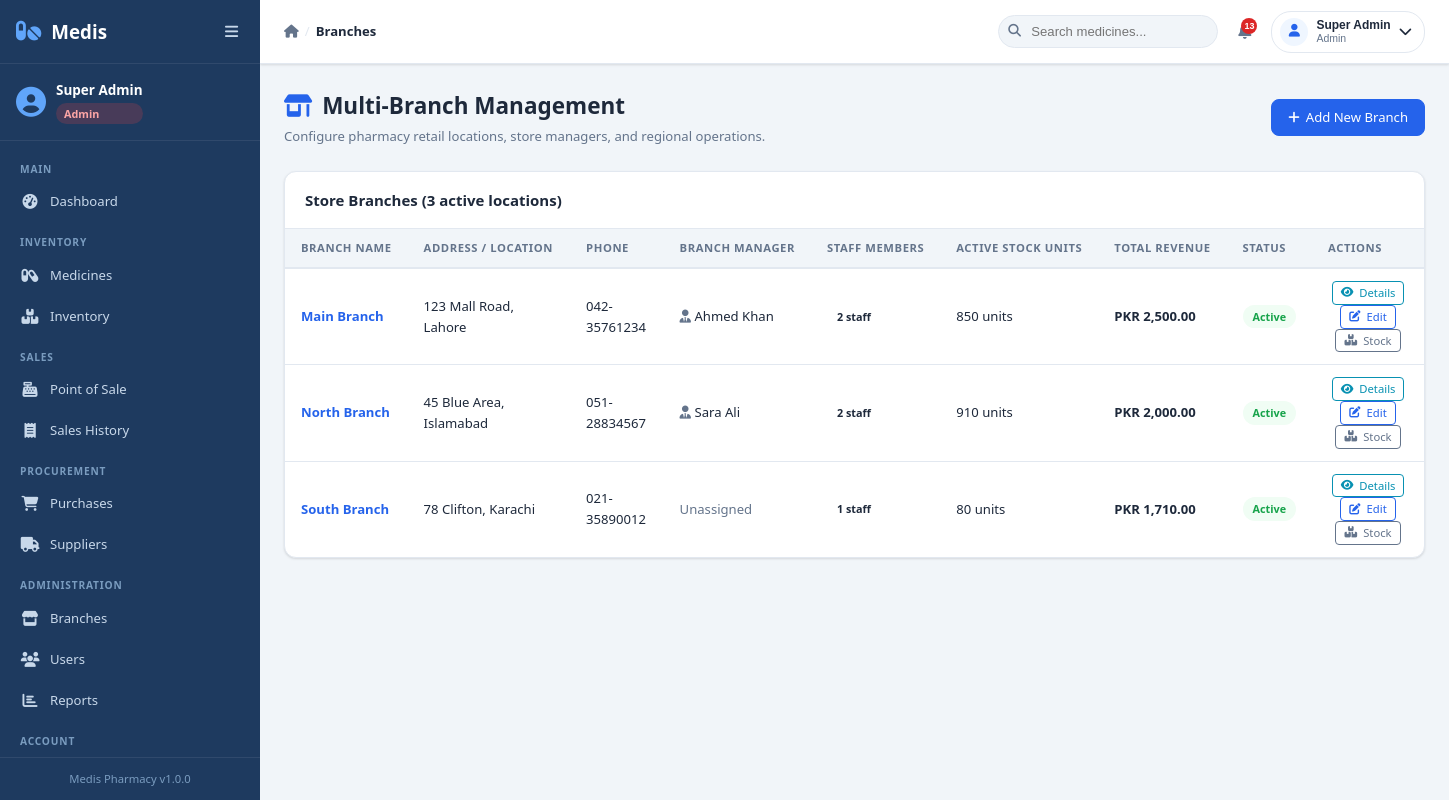
Screenshot of /modules/branches/index.php (signed in) with the database file from the repository.
### tables this page shows
CREATE TABLE branches (
  id INT AUTO_INCREMENT PRIMARY KEY,
  name VARCHAR(100) NOT NULL,
  address TEXT,
  phone VARCHAR(20),
  manager_id INT NULL,
  status ENUM('active','inactive') DEFAULT 'active',
  created_at TIMESTAMP DEFAULT CURRENT_TIMESTAMP,
  updated_at TIMESTAMP DEFAULT CURRENT_TIMESTAMP ON UPDATE CURRENT_TIMESTAMP
);

CREATE TABLE users (
  id INT AUTO_INCREMENT PRIMARY KEY,
  name VARCHAR(100) NOT NULL,
  email VARCHAR(100) UNIQUE NOT NULL,
  password VARCHAR(255) NOT NULL,
  role ENUM('admin','manager','cashier') NOT NULL,
  branch_id INT NULL,
  status ENUM('active','inactive') DEFAULT 'active',
  created_at TIMESTAMP DEFAULT CURRENT_TIMESTAMP,
  updated_at TIMESTAMP DEFAULT CURRENT_TIMESTAMP ON UPDATE CURRENT_TIMESTAMP,
  FOREIGN KEY (branch_id) REFERENCES branches(id) ON DELETE SET NULL
);

### includes/functions.php (called while the page is built, shortened)
<?php
function formatCurrency($amount): string {
    return 'PKR ' . number_format((float)($amount ?? 0), 2);
}
function e($str): string {
    return htmlspecialchars((string)($str ?? ''), ENT_QUOTES, 'UTF-8');
}

### modules/branches/index.php (the view, shortened to what this page needs)
<?php
require_once __DIR__ . '/../../includes/functions.php';
$db = getDB();
$sql = "
    SELECT b.*, u.name AS manager_name, u.email AS manager_email,
           (SELECT COUNT(*) FROM users WHERE branch_id = b.id) AS staff_count,
           (SELECT COALESCE(SUM(total_amount),0) FROM sales WHERE branch_id = b.id AND status = 'completed') AS total_sales,
           (SELECT COALESCE(SUM(quantity),0) FROM batches WHERE branch_id = b.id AND expiry_date > CURDATE()) AS active_stock
    FROM branches b
    LEFT JOIN users u ON u.id = b.manager_id
    ORDER BY b.name ASC
";
$branches = $db->query($sql)->fetchAll();
require_once __DIR__ . '/../../includes/header.php';
?>
<div class="page-header">
    <div>
        <h2 class="page-title"><i class="fas fa-store-alt text-primary"></i> Multi-Branch Management</h2>
        <p class="page-subtitle">Configure pharmacy retail locations, store managers, and regional operations.</p>
    </div>
    <div class="page-actions">
        <a href="<?= BASE_URL ?>/modules/branches/add.php" class="btn btn-primary">
            <i class="fas fa-plus"></i> Add New Branch
        </a>
    </div>
</div>
<div class="card shadow-sm">
    <div class="card-header d-flex justify-content-between align-items-center">
        <h5 class="card-title m-0">Store Branches (<?= count($branches) ?> active locations)</h5>
    </div>
    <div class="card-body p-0">
        <div class="table-responsive">
            <table class="table table-hover align-middle mb-0">
                <thead class="table-light">
                    <tr>
                        <th>Branch Name</th>
                        <th>Address / Location</th>
                        <th>Phone</th>
                        <th>Branch Manager</th>
                        <th>Staff Members</th>
                        <th>Active Stock Units</th>
                        <th>Total Revenue</th>
                        <th>Status</th>
                        <th class="text-center">Actions</th>
                    </tr>
                </thead>
                <tbody>
                    <?php if (empty($branches)): ?>
                        <tr><td colspan="9" class="text-center py-4 text-muted">No branches found.</td></tr>
                    <?php else: ?>
                        <?php foreach ($branches as $br): ?>
                            <tr>
                                <td>
                                    <strong><a href="<?= BASE_URL ?>/modules/branches/view.php?id=<?= $br['id'] ?>"><?= e($br['name']) ?></a></strong>
                                </td>
                                <td><?= e($br['address'] ?? '—') ?></td>
                                <td><?= e($br['phone'] ?? '—') ?></td>
                                <td>
                                    <?php if ($br['manager_name']): ?>
                                        <i class="fas fa-user-tie text-muted"></i> <?= e($br['manager_name']) ?>
                                    <?php else: ?>
                                        <span class="text-muted">Unassigned</span>
                                    <?php endif; ?>
                                </td>
                                <td><span class="badge badge-light"><?= $br['staff_count'] ?> staff</span></td>
                                <td><?= number_format((int)$br['active_stock']) ?> units</td>
                                <td><strong><?= formatCurrency((float)$br['total_sales']) ?></strong></td>
                                <td>
                                    <span class="badge <?= $br['status'] === 'active' ? 'badge-success' : 'badge-secondary' ?>">
                                        <?= ucfirst(e($br['status'])) ?>
                                    </span>
                                </td>
                                <td class="text-center">
                                    <div class="btn-group gap-1">
                                        <a href="<?= BASE_URL ?>/modules/branches/view.php?id=<?= $br['id'] ?>" class="btn btn-xs btn-outline-info" title="View Store Analytics">
                                            <i class="fas fa-eye"></i> Details
                                        </a>
                                        <a href="<?= BASE_URL ?>/modules/branches/edit.php?id=<?= $br['id'] ?>" class="btn btn-xs btn-outline-primary" title="Edit">
                                            <i class="fas fa-edit"></i> Edit
                                        </a>
                                        <a href="<?= BASE_URL ?>/modules/inventory/index.php?branch_id=<?= $br['id'] ?>" class="btn btn-xs btn-outline-secondary" title="View Store Inventory">
                                            <i class="fas fa-boxes"></i> Stock
                                        </a>
                                    </div>
                                </td>
                            </tr>
                        <?php endforeach; ?>
                    <?php endif; ?>
                </tbody>
            </table>
        </div>
    </div>
</div>
<?php require_once __DIR__ . '/../../includes/footer.php'; ?>

### rows the page displays
branches: name "Main Branch", address "123 Mall Road, Lahore", phone "042-35761234", manager.name "Ahmed Khan", staff_count "2", active_stock "850", total_sales "PKR 2,500.00", status "Active"
branches: name "North Branch", address "45 Blue Area, Islamabad", phone "051-28834567", manager.name "Sara Ali", staff_count "2", active_stock "910", total_sales "PKR 2,000.00", status "Active"
branches: name "South Branch", address "78 Clifton, Karachi", phone "021-35890012", shows "Unassigned", staff_count "1", active_stock "80", total_sales "PKR 1,710.00", status "Active"

### other values shown
$currentUser['name'] "Super Admin"
$currentUser['role'] "Admin"
APP_NAME "Medis Pharmacy"
APP_VERSION "1.0.0"
$pageTitle "Branches"
$totalAlerts "13"
count($branches) "3"
